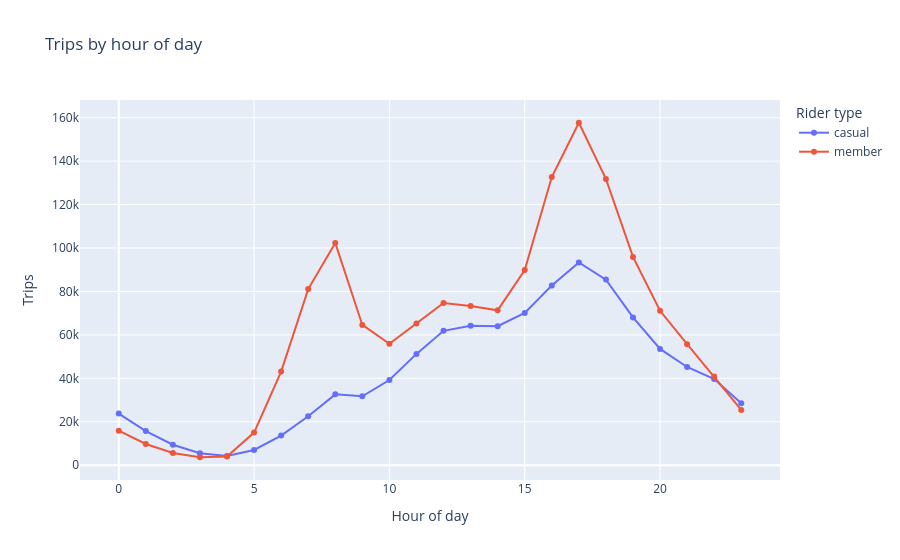

Write notebook code for a chart like this one.
### Markdown cell above
## Q2 · When is demand highest?
Clear member commute spikes at 8 AM and 5 PM; casual demand builds through the afternoon and peaks at 5 PM too. Rebalancing crews should prioritize the 4–7 PM window.

### Code cell
q2 = con.execute("""
SELECT EXTRACT(HOUR FROM started_at)::INT AS hr, member_casual, COUNT(*) AS trips
FROM trips WHERE ended_at>started_at GROUP BY 1,2 ORDER BY 1,2""").fetchdf()
px.line(q2, x="hr", y="trips", color="member_casual",
        title="Trips by hour of day").update_traces(mode="lines+markers")

### Figure 1 — Plotly figure (JSON) as saved in the notebook; plotly's stock layout.template omitted (floating-point values rounded to 4 significant figures)
{"data": [{"hovertemplate": "Rider type=casual<br>Hour of day=%{x}<br>Trips=%{y}<extra></extra>", "legendgroup": "casual", "line": {"color": "#636efa", "dash": "solid"}, "marker": {"symbol": "circle"}, "mode": "lines+markers", "name": "casual", "orientation": "v", "showlegend": true, "type": "scatter", "x": [0, 1, 2, 3, 4, 5, 6, 7, 8, 9, 10, 11, 12, 13, 14, 15, 16, 17, 18, 19, 20, 21, 22, 23], "xaxis": "x", "y": [23750, 15720, 9431, 5504, 4216, 7018, 13625, 22553, 32617, 31713, 39214, 51246, 61848, 64173, 63974, 70093, 82710, 93342, 85443, 68045, 53533, 45214, 39667, 28569], "yaxis": "y"}, {"hovertemplate": "Rider type=member<br>Hour of day=%{x}<br>Trips=%{y}<extra></extra>", "legendgroup": "member", "line": {"color": "#EF553B", "dash": "solid"}, "marker": {"symbol": "circle"}, "mode": "lines+markers", "name": "member", "orientation": "v", "showlegend": true, "type": "scatter", "x": [0, 1, 2, 3, 4, 5, 6, 7, 8, 9, 10, 11, 12, 13, 14, 15, 16, 17, 18, 19, 20, 21, 22, 23], "xaxis": "x", "y": [15910, 9757, 5592, 3658, 4022, 15004, 43085, 81082, 102352, 64576, 55931, 65229, 74650, 73312, 71318, 89819, 132680, 157668, 131823, 95908, 71102, 55725, 40848, 25445], "yaxis": "y"}], "layout": {"legend": {"title": {"text": "Rider type"}, "tracegroupgap": 0}, "title": {"text": "Trips by hour of day"}, "xaxis": {"anchor": "y", "domain": [0.0, 1.0], "title": {"text": "Hour of day"}}, "yaxis": {"anchor": "x", "domain": [0.0, 1.0], "title": {"text": "Trips"}}}}
